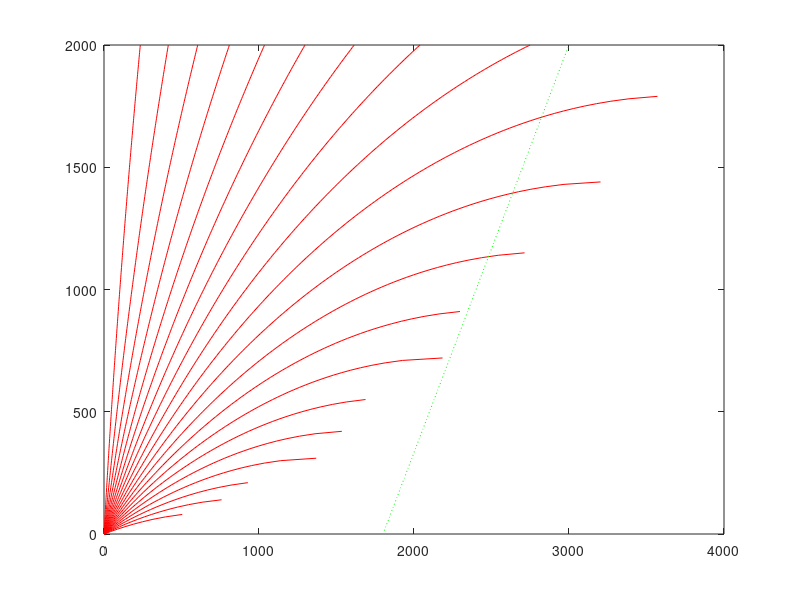

The MATLAB script that drew this image: (Note: this script raises an error after producing the figure.)
clear all;
close all;
z=0:10:2000;
vo=1800;c=.6;nrays=20;
v=vo+c*z;
thetamin=5;thetamax=80;
deltheta=(thetamax-thetamin)/nrays;
xraypath=zeros(nrays,length(z));
for k=1:nrays
    theta=thetamin+(k-1)*deltheta;
    p=sin(pi*theta/180)/vo;
    pk(k)=p;
    x = (p*c)^-1 * ( sqrt(1-p^2*vo^2) - sqrt(1-p^2*(vo+c*z).^2) );
   
    ind=find(imag(x)~=0.0);
    if(~isempty(ind))
        x(ind)=nan*ones(size(ind));
    end
    ind=find(real(x)<0.);
    if(~isempty(ind))
        x(ind)=nan*ones(size(ind));
    end
    
    xraypath(k,:)=real(x);
    
end

%hold on;
plot(xraypath,z,'r',v,z,'g:');flipy;
%hold off

xsource=xraypath(:,end);

xlabel('x meters');ylabel('z meters')

save run1 pk xsource v;